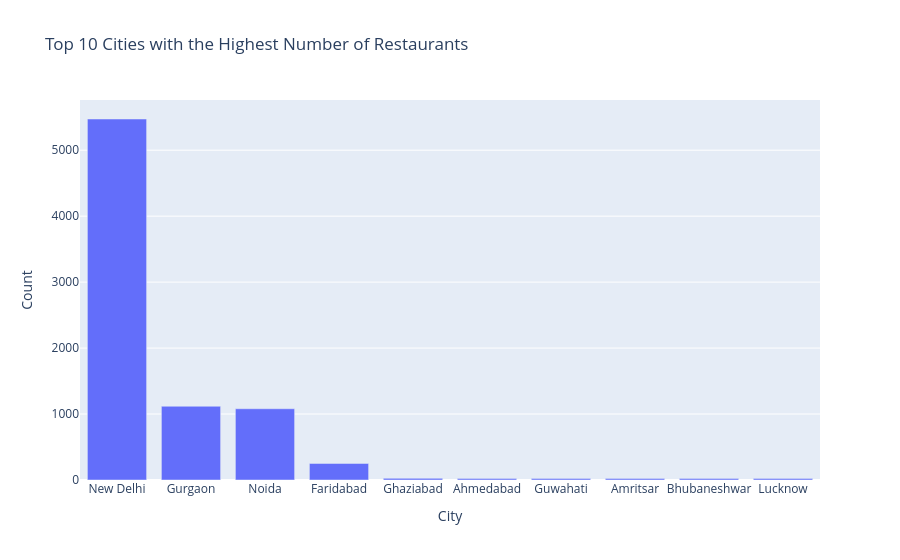

Here is the notebook cell this chart was saved with:
### Code cell
# Top cities with the highest number of restaurants
top_cities = data['City'].value_counts().head(10)
top_cities = top_cities.reset_index()
top_cities.columns = ['City', 'Count']

fig_city = px.bar(top_cities, x='City', y='Count', title='Top 10 Cities with the Highest Number of Restaurants')
fig_city.show()

### Figure 1 — Plotly figure (JSON) as saved in the notebook; plotly's stock layout.template omitted (floating-point values rounded to 4 significant figures)
{"data": [{"alignmentgroup": "True", "hovertemplate": "City=%{x}<br>Count=%{y}<extra></extra>", "legendgroup": "", "marker": {"color": "#636efa", "pattern": {"shape": ""}}, "name": "", "offsetgroup": "", "orientation": "v", "showlegend": false, "textposition": "auto", "type": "bar", "x": ["New Delhi", "Gurgaon", "Noida", "Faridabad", "Ghaziabad", "Ahmedabad", "Guwahati", "Amritsar", "Bhubaneshwar", "Lucknow"], "xaxis": "x", "y": [5473, 1118, 1080, 251, 25, 21, 21, 21, 21, 21], "yaxis": "y"}], "layout": {"autosize": true, "barmode": "relative", "legend": {"tracegroupgap": 0}, "title": {"text": "Top 10 Cities with the Highest Number of Restaurants"}, "xaxis": {"anchor": "y", "autorange": true, "domain": [0, 1], "range": [-0.5, 9.5], "title": {"text": "City"}, "type": "category"}, "yaxis": {"anchor": "x", "autorange": true, "domain": [0, 1], "range": [0, 5761.0], "title": {"text": "Count"}, "type": "linear"}}}
